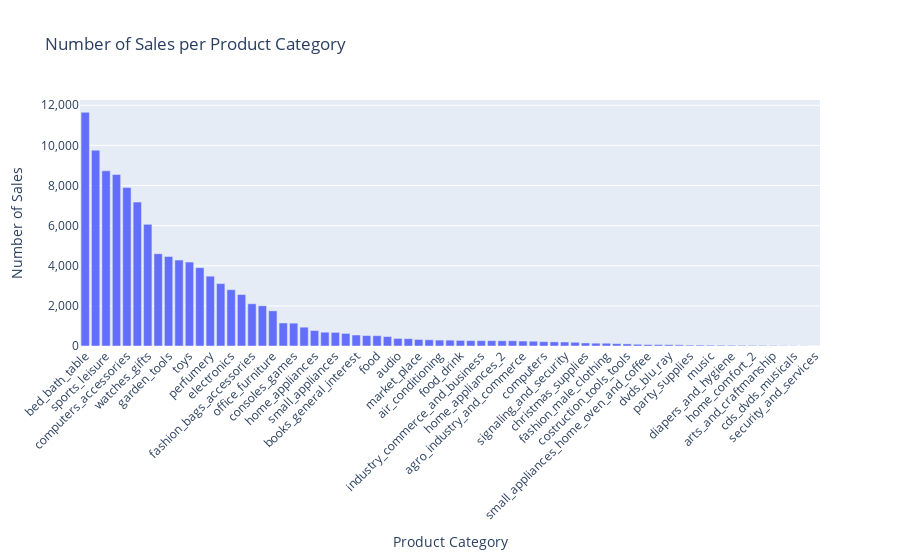

Notebook code cell kept with this figure:
### Code cell
# Group by product category and count the number of sales (transactions)
sales_count = Master_df.groupby('product_category_name_english')['product_id'].count().reset_index()

# Sort categories by sales count
sales_count = sales_count.sort_values(by='product_id', ascending=False)

# Create an interactive bar chart using Plotly Express
fig = px.bar(
    sales_count,
    x='product_category_name_english',
    y='product_id',
    title='Number of Sales per Product Category',
    labels={'product_category_name_english': 'Product Category', 'product_id': 'Number of Sales'},
)

# Update y-axis format to display full numbers
fig.update_layout(xaxis_tickangle=-45, yaxis_tickformat=',d')

fig.show()

### Figure 1 — Plotly figure (JSON) as saved in the notebook; plotly's stock layout.template omitted (floating-point values rounded to 4 significant figures)
{"data": [{"hovertemplate": "Product Category=%{x}<br>Number of Sales=%{y}<extra></extra>", "legendgroup": "", "marker": {"color": "#636efa", "pattern": {"shape": ""}}, "name": "", "orientation": "v", "showlegend": false, "textposition": "auto", "type": "bar", "x": ["bed_bath_table", "health_beauty", "sports_leisure", "furniture_decor", "computers_accessories", "housewares", "watches_gifts", "telephony", "garden_tools", "auto", "toys", "cool_stuff", "perfumery", "baby", "electronics", "stationery", "fashion_bags_accessories", "pet_shop", "office_furniture", "luggage_accessories", "consoles_games", "construction_tools_construction", "home_appliances", "musical_instruments", "small_appliances", "home_construction", "books_general_interest", "furniture_living_room", "food", "home_confort", "audio", "drinks", "market_place", "construction_tools_lights", "air_conditioning", "kitchen_dining_laundry_garden_furniture", "food_drink", "fashion_shoes", "industry_commerce_and_business", "books_technical", "home_appliances_2", "fixed_telephony", "agro_industry_and_commerce", "costruction_tools_garden", "computers", "art", "signaling_and_security", "construction_tools_safety", "christmas_supplies", "fashion_underwear_beach", "fashion_male_clothing", "furniture_bedroom", "costruction_tools_tools", "tablets_printing_image", "small_appliances_home_oven_and_coffee", "cine_photo", "dvds_blu_ray", "books_imported", "party_supplies", "fashio_female_clothing", "music", "furniture_mattress_and_upholstery", "diapers_and_hygiene", "flowers", "home_comfort_2", "fashion_sport", "arts_and_craftmanship", "la_cuisine", "cds_dvds_musicals", "fashion_childrens_clothes", "security_and_services"], "xaxis": "x", "y": [11649, 9761, 8731, 8553, 7897, 7172, 6063, 4601, 4463, 4283, 4185, 3904, 3480, 3111, 2807, 2564, 2106, 2005, 1753, 1148, 1139, 938, 771, 688, 679, 626, 548, 520, 515, 470, 378, 367, 325, 310, 294, 291, 279, 269, 267, 266, 261, 261, 246, 239, 216, 207, 199, 186, 152, 140, 138, 119, 105, 87, 75, 71, 67, 59, 45, 45, 40, 40, 37, 33, 31, 29, 24, 16, 14, 7, 2], "yaxis": "y"}], "layout": {"barmode": "relative", "legend": {"tracegroupgap": 0}, "title": {"text": "Number of Sales per Product Category"}, "xaxis": {"anchor": "y", "domain": [0, 1], "tickangle": -45, "title": {"text": "Product Category"}}, "yaxis": {"anchor": "x", "domain": [0, 1], "tickformat": ",d", "title": {"text": "Number of Sales"}}}}
